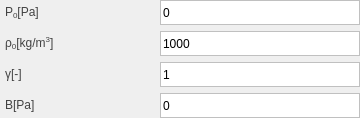
            <widget class="QWidget" name="widget_14" native="true">
             <layout class="QGridLayout" name="gridLayout_20">
              <property name="leftMargin">
               <number>0</number>
              </property>
              <property name="topMargin">
               <number>0</number>
              </property>
              <property name="rightMargin">
               <number>0</number>
              </property>
              <property name="bottomMargin">
               <number>0</number>
              </property>
              <property name="horizontalSpacing">
               <number>6</number>
              </property>
              <property name="verticalSpacing">
               <number>0</number>
              </property>
              <item row="0" column="0">
               <layout class="QVBoxLayout" name="verticalLayout_11">
                <property name="spacing">
                 <number>6</number>
                </property>
                <item>
                 <layout class="QHBoxLayout" name="horizontalLayout_36">
                  <property name="spacing">
                   <number>0</number>
                  </property>
                  <item>
                   <widget class="QLabel" name="label_27">
                    <property name="minimumSize">
                     <size>
                      <width>120</width>
                      <height>25</height>
                     </size>
                    </property>
                    <property name="maximumSize">
                     <size>
                      <width>120</width>
                      <height>25</height>
                     </size>
                    </property>
                    <property name="styleSheet">
                     <string notr="true">QLabel {
    font-family: 'Arial'; /* 字体 */
    font-size: 9pt;       /* 字体大小 */
    color: rgb(66, 66, 66);  
    padding: 2px; 
}</string>
                    </property>
                    <property name="text">
                     <string>&lt;html&gt;&lt;head/&gt;&lt;body&gt;&lt;p&gt;&lt;span style=&quot; font-size:9pt;&quot;&gt;P&lt;/span&gt;&lt;span style=&quot; font-size:9pt; vertical-align:sub;&quot;&gt;0&lt;/span&gt;&lt;span style=&quot; font-size:9pt;&quot;&gt;[Pa]&lt;/span&gt;&lt;/p&gt;&lt;/body&gt;&lt;/html&gt;</string>
                    </property>
                   </widget>
                  </item>
                  <item>
                   <spacer name="horizontalSpacer_27">
                    <property name="orientation">
                     <enum>Qt::Horizontal</enum>
                    </property>
                    <property name="sizeHint" stdset="0">
                     <size>
                      <width>40</width>
                      <height>20</height>
                     </size>
                    </property>
                   </spacer>
                  </item>
                  <item>
                   <widget class="QLineEdit" name="lineEdit_35">
                    <property name="minimumSize">
                     <size>
                      <width>200</width>
                      <height>25</height>
                     </size>
                    </property>
                    <property name="maximumSize">
                     <size>
                      <width>200</width>
                      <height>25</height>
                     </size>
                    </property>
                    <property name="styleSheet">
                     <string notr="true">QLineEdit {
    border: 1px solid rgb(192, 192, 192); /* 默认边框颜色 */
}
QLineEdit:focus {
    border: 1px solid rgb(50, 170, 233); /* 焦点时的边框颜色 */
    outline: none;                       /* 移除默认虚线框 */
}</string>
                    </property>
                    <property name="text">
                     <string>0</string>
                    </property>
                   </widget>
                  </item>
                 </layout>
                </item>
                <item>
                 <layout class="QHBoxLayout" name="horizontalLayout_39">
                  <property name="spacing">
                   <number>0</number>
                  </property>
                  <item>
                   <widget class="QLabel" name="label_30">
                    <property name="minimumSize">
                     <size>
                      <width>120</width>
                      <height>25</height>
                     </size>
                    </property>
                    <property name="maximumSize">
                     <size>
                      <width>120</width>
                      <height>25</height>
                     </size>
                    </property>
                    <property name="styleSheet">
                     <string notr="true">QLabel {
    font-family: 'Arial'; /* 字体 */
    font-size: 9pt;       /* 字体大小 */
    color: rgb(66, 66, 66);  
    padding: 2px; 
}</string>
                    </property>
                    <property name="text">
                     <string>&lt;html&gt;&lt;head/&gt;&lt;body&gt;&lt;p&gt;&lt;span style=&quot; font-size:9pt;&quot;&gt;ρ&lt;/span&gt;&lt;span style=&quot; font-size:9pt; vertical-align:sub;&quot;&gt;0&lt;/span&gt;&lt;span style=&quot; font-size:9pt;&quot;&gt;[kg/m&lt;/span&gt;&lt;span style=&quot; font-size:9pt; vertical-align:super;&quot;&gt;3&lt;/span&gt;&lt;span style=&quot; font-size:9pt;&quot;&gt;]&lt;/span&gt;&lt;/p&gt;&lt;/body&gt;&lt;/html&gt;</string>
                    </property>
                   </widget>
                  </item>
                  <item>
                   <spacer name="horizontalSpacer_30">
                    <property name="orientation">
                     <enum>Qt::Horizontal</enum>
                    </property>
                    <property name="sizeHint" stdset="0">
                     <size>
                      <width>40</width>
                      <height>20</height>
                     </size>
                    </property>
                   </spacer>
                  </item>
                  <item>
                   <widget class="QLineEdit" name="lineEdit_38">
                    <property name="minimumSize">
                     <size>
                      <width>200</width>
                      <height>25</height>
                     </size>
                    </property>
                    <property name="maximumSize">
                     <size>
                      <width>200</width>
                      <height>25</height>
                     </size>
                    </property>
                    <property name="styleSheet">
                     <string notr="true">QLineEdit {
    border: 1px solid rgb(192, 192, 192); /* 默认边框颜色 */
}
QLineEdit:focus {
    border: 1px solid rgb(50, 170, 233); /* 焦点时的边框颜色 */
    outline: none;                       /* 移除默认虚线框 */
}</string>
                    </property>
                    <property name="text">
                     <string>1000</string>
                    </property>
                   </widget>
                  </item>
                 </layout>
                </item>
                <item>
                 <layout class="QHBoxLayout" name="horizontalLayout_38">
                  <property name="spacing">
                   <number>0</number>
                  </property>
                  <item>
                   <widget class="QLabel" name="label_29">
                    <property name="minimumSize">
                     <size>
                      <width>120</width>
                      <height>25</height>
                     </size>
                    </property>
                    <property name="maximumSize">
                     <size>
                      <width>120</width>
                      <height>25</height>
                     </size>
                    </property>
                    <property name="styleSheet">
                     <string notr="true">QLabel {
    font-family: 'Arial'; /* 字体 */
    font-size: 9pt;       /* 字体大小 */
    color: rgb(66, 66, 66);  
    padding: 2px; 
}</string>
                    </property>
                    <property name="text">
                     <string>&lt;html&gt;&lt;head/&gt;&lt;body&gt;&lt;p&gt;&lt;span style=&quot; font-size:9pt;&quot;&gt;γ[-]&lt;/span&gt;&lt;/p&gt;&lt;/body&gt;&lt;/html&gt;</string>
                    </property>
                   </widget>
                  </item>
                  <item>
                   <spacer name="horizontalSpacer_29">
                    <property name="orientation">
                     <enum>Qt::Horizontal</enum>
                    </property>
                    <property name="sizeHint" stdset="0">
                     <size>
                      <width>40</width>
                      <height>20</height>
                     </size>
                    </property>
                   </spacer>
                  </item>
                  <item>
                   <widget class="QLineEdit" name="lineEdit_37">
                    <property name="minimumSize">
                     <size>
                      <width>200</width>
                      <height>25</height>
                     </size>
                    </property>
                    <property name="maximumSize">
                     <size>
                      <width>200</width>
                      <height>25</height>
                     </size>
                    </property>
                    <property name="styleSheet">
                     <string notr="true">QLineEdit {
    border: 1px solid rgb(192, 192, 192); /* 默认边框颜色 */
}
QLineEdit:focus {
    border: 1px solid rgb(50, 170, 233); /* 焦点时的边框颜色 */
    outline: none;                       /* 移除默认虚线框 */
}</string>
                    </property>
                    <property name="text">
                     <string>1</string>
                    </property>
                   </widget>
                  </item>
                 </layout>
                </item>
                <item>
                 <layout class="QHBoxLayout" name="horizontalLayout_37">
                  <property name="spacing">
                   <number>0</number>
                  </property>
                  <item>
                   <widget class="QLabel" name="label_28">
                    <property name="minimumSize">
                     <size>
                      <width>120</width>
                      <height>25</height>
                     </size>
                    </property>
                    <property name="maximumSize">
                     <size>
                      <width>120</width>
                      <height>25</height>
                     </size>
                    </property>
                    <property name="styleSheet">
                     <string notr="true">QLabel {
    font-family: 'Arial'; /* 字体 */
    font-size: 9pt;       /* 字体大小 */
    color: rgb(66, 66, 66);  
    padding: 2px; 
}</string>
                    </property>
                    <property name="text">
                     <string>&lt;html&gt;&lt;head/&gt;&lt;body&gt;&lt;p&gt;&lt;span style=&quot; font-size:9pt;&quot;&gt;B[Pa]&lt;/span&gt;&lt;/p&gt;&lt;/body&gt;&lt;/html&gt;</string>
                    </property>
                   </widget>
                  </item>
                  <item>
                   <spacer name="horizontalSpacer_28">
                    <property name="orientation">
                     <enum>Qt::Horizontal</enum>
                    </property>
                    <property name="sizeHint" stdset="0">
                     <size>
                      <width>40</width>
                      <height>20</height>
                     </size>
                    </property>
                   </spacer>
                  </item>
                  <item>
                   <widget class="QLineEdit" name="lineEdit_36">
                    <property name="minimumSize">
                     <size>
                      <width>200</width>
                      <height>25</height>
                     </size>
                    </property>
                    <property name="maximumSize">
                     <size>
                      <width>200</width>
                      <height>25</height>
                     </size>
                    </property>
                    <property name="styleSheet">
                     <string notr="true">QLineEdit {
    border: 1px solid rgb(192, 192, 192); /* 默认边框颜色 */
}
QLineEdit:focus {
    border: 1px solid rgb(50, 170, 233); /* 焦点时的边框颜色 */
    outline: none;                       /* 移除默认虚线框 */
}</string>
                    </property>
                    <property name="text">
                     <string>0</string>
                    </property>
                   </widget>
                  </item>
                 </layout>
                </item>
               </layout>
              </item>
             </layout>
            </widget>
